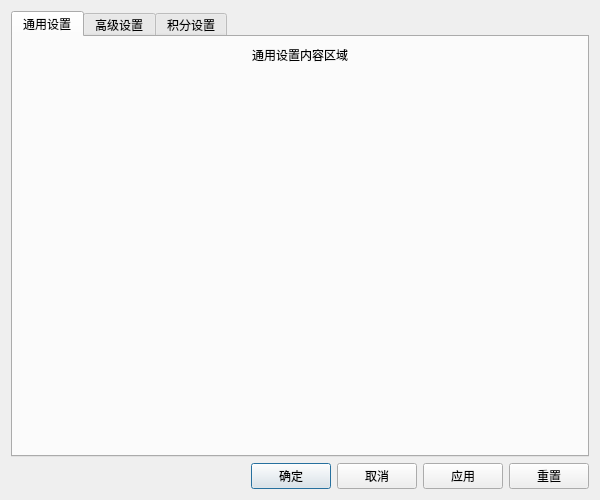
<?xml version="1.0" encoding="UTF-8"?>
<ui version="4.0">
 <class>ChromatographParameterSettingsDialog</class>
 <widget class="QDialog" name="ChromatographParameterSettingsDialog">
  <property name="geometry">
   <rect>
    <x>0</x>
    <y>0</y>
    <width>600</width>
    <height>500</height>
   </rect>
  </property>
  <property name="windowTitle">
   <string>色谱数据参数设置</string>
  </property>
  <property name="modal">
   <bool>true</bool>
  </property>
  <layout class="QVBoxLayout" name="mainLayout">
   <item>
    <widget class="QTabWidget" name="tabWidget">
     <property name="currentIndex">
      <number>0</number>
     </property>
     
     <!-- 通用设置标签页 -->
     <widget class="QWidget" name="generalTab">
      <attribute name="title">
       <string>通用设置</string>
      </attribute>
      <layout class="QVBoxLayout" name="generalLayout">
       <!-- 这里可以添加通用设置的控件 -->
       <item>
        <widget class="QLabel" name="generalLabel">
         <property name="text">
          <string>通用设置内容区域</string>
         </property>
         <property name="alignment">
          <set>Qt::AlignCenter</set>
         </property>
        </widget>
       </item>
       <item>
        <spacer name="generalSpacer">
         <property name="orientation">
          <enum>Qt::Vertical</enum>
         </property>
         <property name="sizeHint" stdset="0">
          <size>
           <width>20</width>
           <height>40</height>
          </size>
         </property>
        </spacer>
       </item>
      </layout>
     </widget>
     
     <!-- 高级设置标签页 -->
     <widget class="QWidget" name="advancedTab">
      <attribute name="title">
       <string>高级设置</string>
      </attribute>
      <layout class="QVBoxLayout" name="advancedLayout">
       <!-- 这里可以添加高级设置的控件 -->
       <item>
        <widget class="QLabel" name="advancedLabel">
         <property name="text">
          <string>高级设置内容区域</string>
         </property>
         <property name="alignment">
          <set>Qt::AlignCenter</set>
         </property>
        </widget>
       </item>
       <item>
        <spacer name="advancedSpacer">
         <property name="orientation">
          <enum>Qt::Vertical</enum>
         </property>
         <property name="sizeHint" stdset="0">
          <size>
           <width>20</width>
           <height>40</height>
          </size>
         </property>
        </spacer>
       </item>
      </layout>
     </widget>
     
     <!-- 积分设置标签页 -->
     <widget class="QWidget" name="integrationTab">
      <attribute name="title">
       <string>积分设置</string>
      </attribute>
      <layout class="QVBoxLayout" name="integrationLayout">
       <!-- 这里可以添加积分设置的控件 -->
       <item>
        <widget class="QLabel" name="integrationLabel">
         <property name="text">
          <string>积分设置内容区域</string>
         </property>
         <property name="alignment">
          <set>Qt::AlignCenter</set>
         </property>
        </widget>
       </item>
       <item>
        <spacer name="integrationSpacer">
         <property name="orientation">
          <enum>Qt::Vertical</enum>
         </property>
         <property name="sizeHint" stdset="0">
          <size>
           <width>20</width>
           <height>40</height>
          </size>
         </property>
        </spacer>
       </item>
      </layout>
     </widget>
    </widget>
   </item>
   
   <!-- 按钮区域 -->
   <item>
    <layout class="QHBoxLayout" name="buttonLayout">
     <item>
      <spacer name="buttonSpacer">
       <property name="orientation">
        <enum>Qt::Horizontal</enum>
       </property>
       <property name="sizeHint" stdset="0">
        <size>
         <width>40</width>
         <height>20</height>
        </size>
       </property>
      </spacer>
     </item>
     <item>
      <widget class="QPushButton" name="okButton">
       <property name="text">
        <string>确定</string>
       </property>
      </widget>
     </item>
     <item>
      <widget class="QPushButton" name="cancelButton">
       <property name="text">
        <string>取消</string>
       </property>
      </widget>
     </item>
     <item>
      <widget class="QPushButton" name="applyButton">
       <property name="text">
        <string>应用</string>
       </property>
      </widget>
     </item>
     <item>
      <widget class="QPushButton" name="resetButton">
       <property name="text">
        <string>重置</string>
       </property>
      </widget>
     </item>
    </layout>
   </item>
  </layout>
 </widget>
 <resources/>
 <connections/>
</ui>
